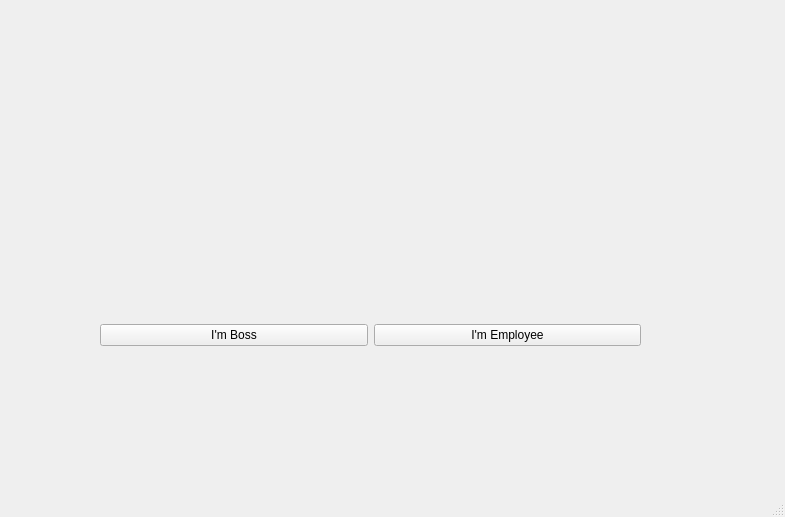
<?xml version="1.0" encoding="UTF-8"?>
<ui version="4.0">
 <class>MainWindow</class>
 <widget class="QMainWindow" name="MainWindow">
  <property name="geometry">
   <rect>
    <x>0</x>
    <y>0</y>
    <width>785</width>
    <height>517</height>
   </rect>
  </property>
  <property name="windowTitle">
   <string>MainWindow</string>
  </property>
  <widget class="QWidget" name="centralwidget">
   <widget class="QLabel" name="label">
    <property name="geometry">
     <rect>
      <x>130</x>
      <y>70</y>
      <width>451</width>
      <height>20</height>
     </rect>
    </property>
    <property name="text">
     <string/>
    </property>
   </widget>
   <widget class="QWidget" name="layoutWidget">
    <property name="geometry">
     <rect>
      <x>100</x>
      <y>280</y>
      <width>541</width>
      <height>111</height>
     </rect>
    </property>
    <layout class="QHBoxLayout" name="horizontalLayout">
     <item>
      <widget class="QPushButton" name="bossbtn">
       <property name="text">
        <string>I'm Boss</string>
       </property>
      </widget>
     </item>
     <item>
      <widget class="QPushButton" name="employeebtn">
       <property name="text">
        <string>I'm Employee</string>
       </property>
      </widget>
     </item>
    </layout>
   </widget>
  </widget>
  <widget class="QMenuBar" name="menubar">
   <property name="geometry">
    <rect>
     <x>0</x>
     <y>0</y>
     <width>785</width>
     <height>25</height>
    </rect>
   </property>
  </widget>
  <widget class="QStatusBar" name="statusbar"/>
 </widget>
 <resources/>
 <connections/>
</ui>
